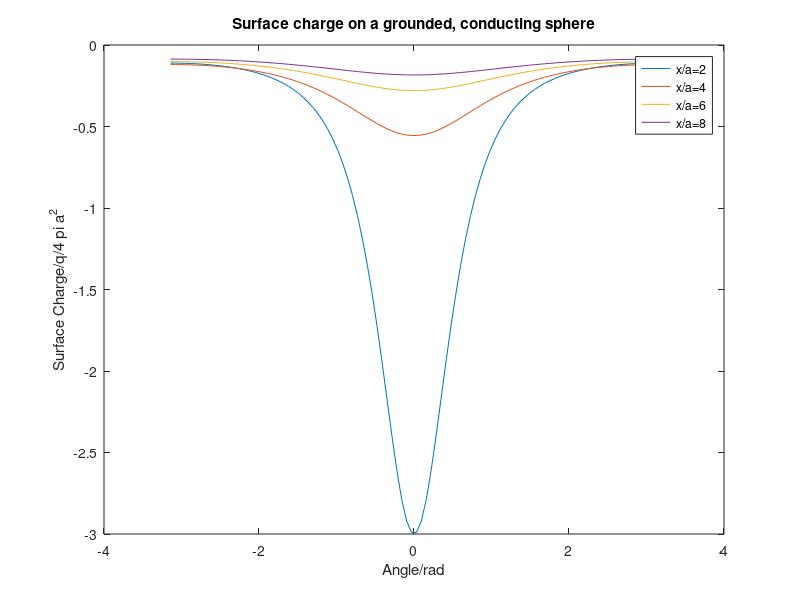
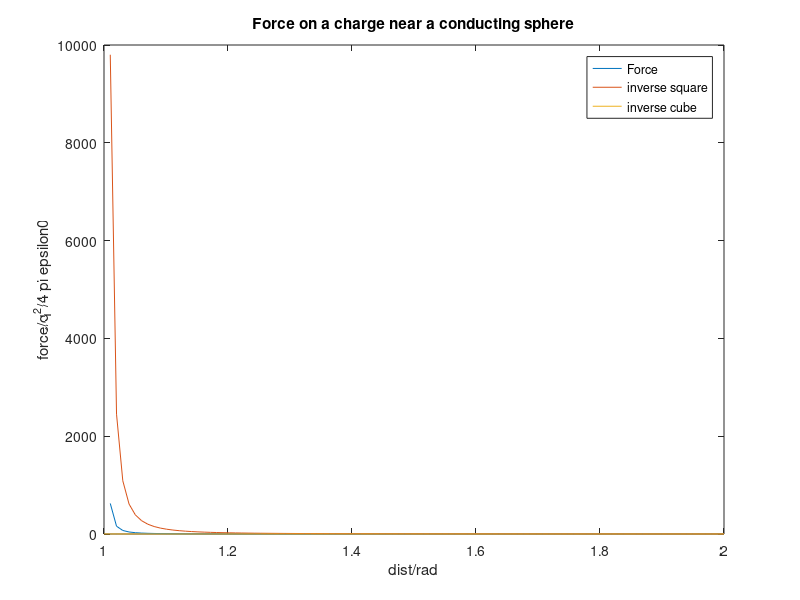

These charts were generated, in order, by the following MATLAB code:
% This script file calculates and plots the surface charge of a grounded
% sphere, induced by a single charge in the vicinity. The unit is q/(4 pi
% a2)...a is the radius of the sphere
clear
gamma=linspace(-180,180)*pi/180;    % angle between charge and observer

a=1;
x=[2,4,6,8];    % distance of sphere

for(n=1:4)
    psi(n,:)=((1-(x(n)/a)*cos(gamma))./(1+(x(n)^2/a^2)-2*(x(n)/a)*cos(gamma) ).^1.5)-((a/x(n))*(1-(a/x(n))*cos(gamma))./(1+(a^2/x(n)^2)-2*(a/x(n))*cos(gamma)).^1.5);
end
plot(gamma,psi(1,:),gamma,psi(2,:),gamma,psi(3,:),gamma,psi(4,:))
xlabel('Angle/rad')
ylabel('Surface Charge/q/4 pi a^2')
title('Surface charge on a grounded, conducting sphere')
legend('x/a=2','x/a=4','x/a=6','x/a=8');

% the next part computes the force on a charge. The unit is q^2/(4 pi
% epsilon0)

x=linspace(1,2,100)

force=a./(x.^3.*(1-(a^2./x.^2).^2).^2);
ref1=1./((x-1).^2);
ref2=1./(x.^3);

figure
plot(x,force,x,ref1,x,ref2)
xlabel('dist/rad')
ylabel('force/q^2/4 pi epsilon0')
title('Force on a charge near a conducting sphere')
legend('Force','inverse square','inverse cube');
